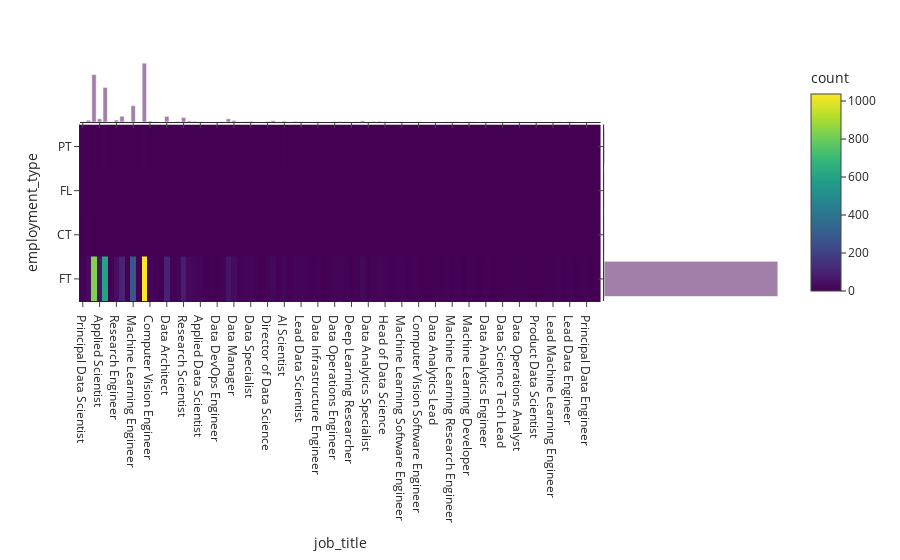

Notebook code cell kept with this figure:
### Code cell
fig= px.density_heatmap(df, x="job_title", y="employment_type", marginal_x="histogram", marginal_y="histogram", template="simple_white")
fig.show()

### Figure 1 — Plotly figure (JSON) as saved in the notebook; plotly's stock layout.template omitted (floating-point values rounded to 4 significant figures; data arrays with more than 128 entries replaced by an {"elided": "..."} marker saying what was removed)
{"data": [{"coloraxis": "coloraxis", "hovertemplate": "job_title=%{x}<br>employment_type=%{y}<br>count=%{z}<extra></extra>", "name": "", "type": "histogram2d", "x": {"elided": "3755 str values"}, "xaxis": "x", "xbingroup": "x", "y": {"elided": "3755 str values"}, "yaxis": "y", "ybingroup": "y"}, {"alignmentgroup": "True", "bingroup": "x", "hovertemplate": "job_title=%{x}<br>count=%{y}<extra></extra>", "legendgroup": "", "marker": {"color": "#440154"}, "name": "", "offsetgroup": "", "opacity": 0.5, "showlegend": false, "type": "histogram", "x": {"elided": "3755 str values"}, "xaxis": "x3", "yaxis": "y3"}, {"alignmentgroup": "True", "bingroup": "y", "hovertemplate": "employment_type=%{y}<br>count=%{x}<extra></extra>", "legendgroup": "", "marker": {"color": "#440154"}, "name": "", "offsetgroup": "", "opacity": 0.5, "showlegend": false, "type": "histogram", "xaxis": "x2", "y": {"elided": "3755 str values"}, "yaxis": "y2"}], "layout": {"barmode": "overlay", "coloraxis": {"colorbar": {"title": {"text": "count"}}, "colorscale": [[0, "#440154"], [0.1111, "#482878"], [0.2222, "#3e4989"], [0.3333, "#31688e"], [0.4444, "#26828e"], [0.5556, "#1f9e89"], [0.6667, "#35b779"], [0.7778, "#6ece58"], [0.8889, "#b5de2b"], [1, "#fde725"]]}, "legend": {"tracegroupgap": 0}, "margin": {"t": 60}, "xaxis": {"anchor": "y", "domain": [0, 0.7363], "title": {"text": "job_title"}}, "xaxis2": {"anchor": "y2", "domain": [0.7413, 1], "matches": "x2", "showline": false, "showticklabels": false, "ticks": ""}, "xaxis3": {"anchor": "y3", "domain": [0, 0.7363], "matches": "x", "showticklabels": false}, "xaxis4": {"anchor": "y4", "domain": [0.7413, 1], "matches": "x2", "showline": false, "showticklabels": false, "ticks": ""}, "yaxis": {"anchor": "x", "domain": [0, 0.7326], "title": {"text": "employment_type"}}, "yaxis2": {"anchor": "x2", "domain": [0, 0.7326], "matches": "y", "showticklabels": false}, "yaxis3": {"anchor": "x3", "domain": [0.7426, 1], "matches": "y3", "showline": false, "showticklabels": false, "ticks": ""}, "yaxis4": {"anchor": "x4", "domain": [0.7426, 1], "matches": "y3", "showline": false, "showticklabels": false, "ticks": ""}}}
